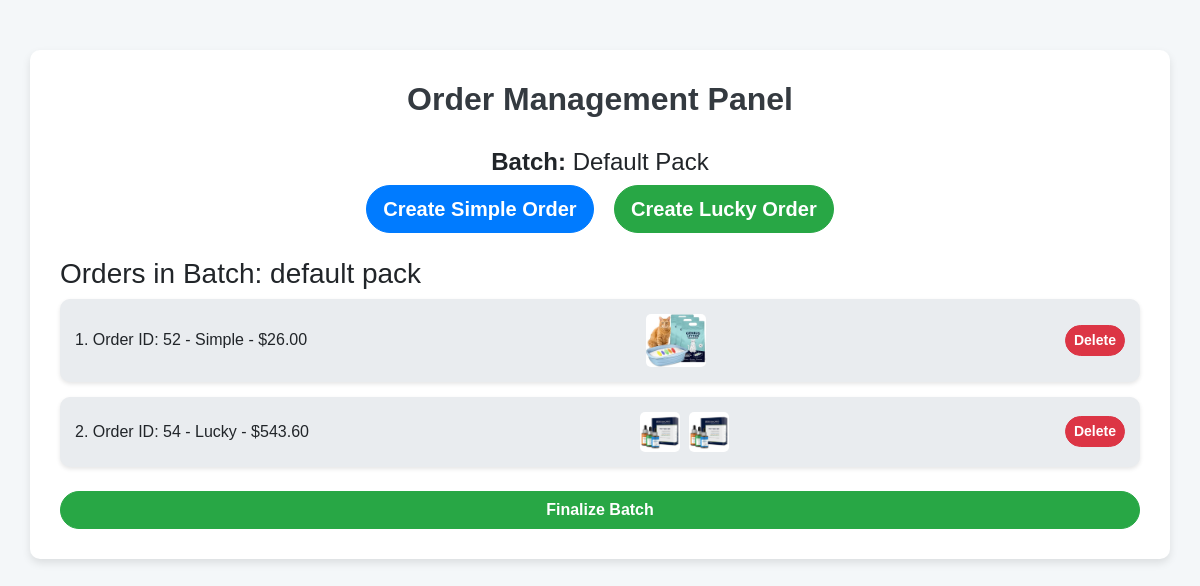
The page /admin-control/add-orders/7/ (signed in) on the database as committed earlier.
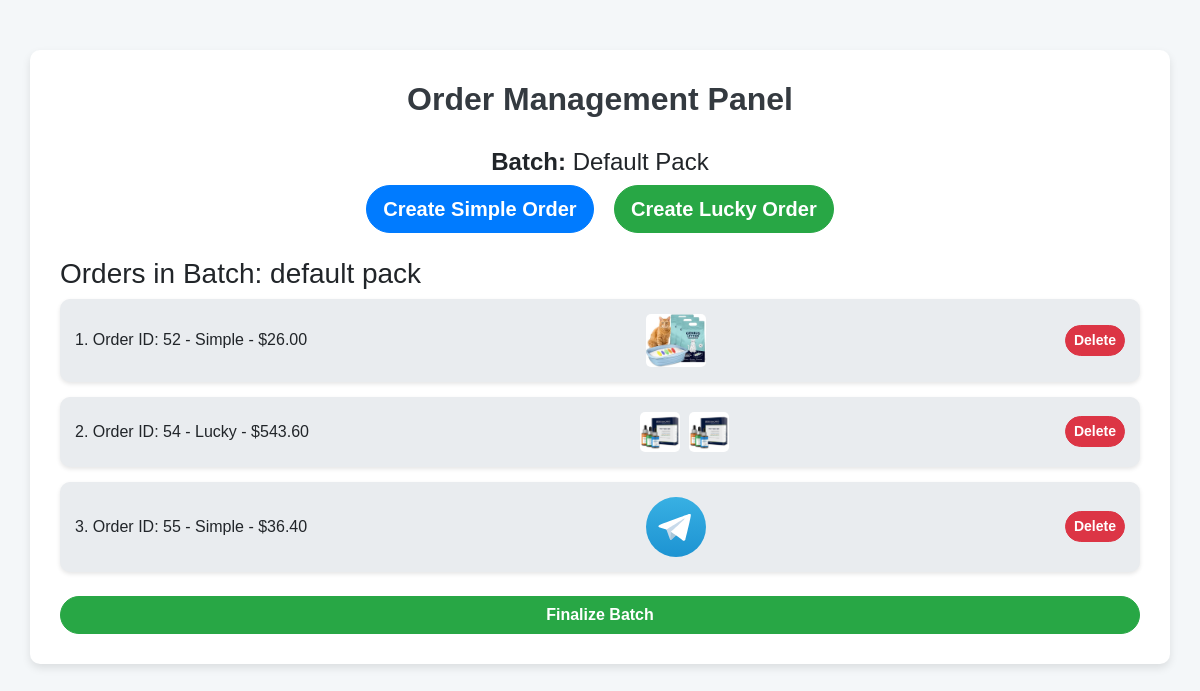
The same page on the database as committed later.
### adminControl/models.py (models this page shows, shortened)
class Order(models.Model):
    SIMPLE = 'Simple'
    LUCKY = 'Lucky'
    ORDER_TYPES = [
        (SIMPLE, 'Simple'),
        (LUCKY, 'Lucky')
    ]
    batch = models.ForeignKey(Batch, related_name='orders', on_delete=models.CASCADE)
    order_type = models.CharField(max_length=10, choices=ORDER_TYPES)
    product = models.ForeignKey(Product, related_name='orders', on_delete=models.CASCADE, null=True, blank=True)
    lucky_order_position = models.IntegerField(null=True, blank=True)
    total_amount = models.DecimalField(max_digits=10, decimal_places=2, default=0)
    products = models.ManyToManyField(Product, related_name='lucky_orders', blank=True)

class Product(models.Model):
    name = models.CharField(max_length=100)
    price = models.DecimalField(max_digits=10, decimal_places=2)
    commission_rate = models.DecimalField(max_digits=5, decimal_places=2)
    image = models.ImageField(upload_to='product_images/')

### adminControl/views.py (the view, shortened to what this page needs)
# urls.py: path('add-orders/<int:batch_id>/', add_orders, name='add_orders'),
@login_required
def add_orders(request, batch_id):
    batch = get_object_or_404(Batch, id=batch_id)
    current_order_count = Order.objects.filter(batch=batch).count()
    orders = Order.objects.filter(batch=batch).order_by('id')
    return render(request, 'admin/order_panel.html', {
        'batch': batch,
        'orders': orders,
        'remaining_orders': 20 - orders.count()
    })

### templates/admin/order_panel.html (shortened to what this page needs)
<!DOCTYPE html>
<html lang="en">
<head>
    <link href="https://stackpath.bootstrapcdn.com/bootstrap/4.5.2/css/bootstrap.min.css" rel="stylesheet">
</head>
<body>
    <div class="container">
        <h2 class="text-center">
           <strong> Order Management Panel </strong></h2>
        <div id="orderButtons" class="text-center mb-4 {% if not batch %}hidden{% endif %}">
            <h4> <strong> Batch:</strong> <span class="text-capitalize" id="currentBatchName">{{ batch.name }}</span></h4>
            <button id="createSimpleOrderBtn" class="btn btn-primary btn-lg mx-2">Create Simple Order</button>
            <button id="createLuckyOrderBtn" class="btn btn-success btn-lg mx-2">Create Lucky Order</button>
        </div>
        <div id="ordersDisplaySection" class="{% if not orders.exists %}hidden{% endif %}">
            <h3>Orders in Batch: <span id="ordersBatchName">{{ batch.name }}</span></h3>
            <div id="ordersList" class="order-list mb-4">
                {% for order in orders %}
                    <div class="order-item">
                        <span>{{ forloop.counter }}. Order ID: {{ order.id }} - {{ order.order_type }} - ${{ order.total_amount }}</span>
                        {% if order.order_type == "Simple" %}
                            <img src="{{ order.product.image.url }}" alt="{{ order.product.name }}">
                        {% else %}
                            <div>
                                {% for product in order.products.all %}
                                    <img src="{{ product.image.url }}" alt="{{ product.name }}" style="width: 40px; margin-right: 5px;">
                                {% endfor %}
                            </div>
                        {% endif %}
                            <a  href="{% url 'delete_batch_order' order.id %}" class="btn btn-sm btn-danger">Delete</a>
                    </div>
                {% endfor %}
            </div>
            <a href="{% url 'finalize_batch' batch.id %}"  class="btn btn-success btn-block mt-4">Finalize Batch</a>
        </div>
    </div>
</body>
</html>

Rows that differ between the two databases and show on the page:
added Order: id "55", order_type "Simple", total_amount "36.40", product.image (picture)
